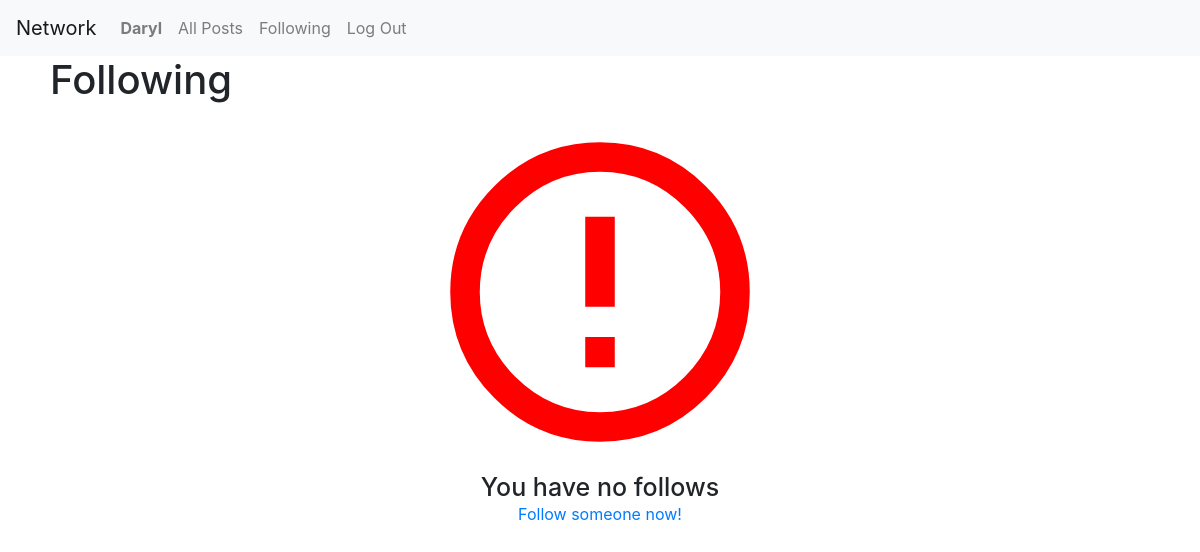
/follow (signed in), run on an earlier commit of the app's database.
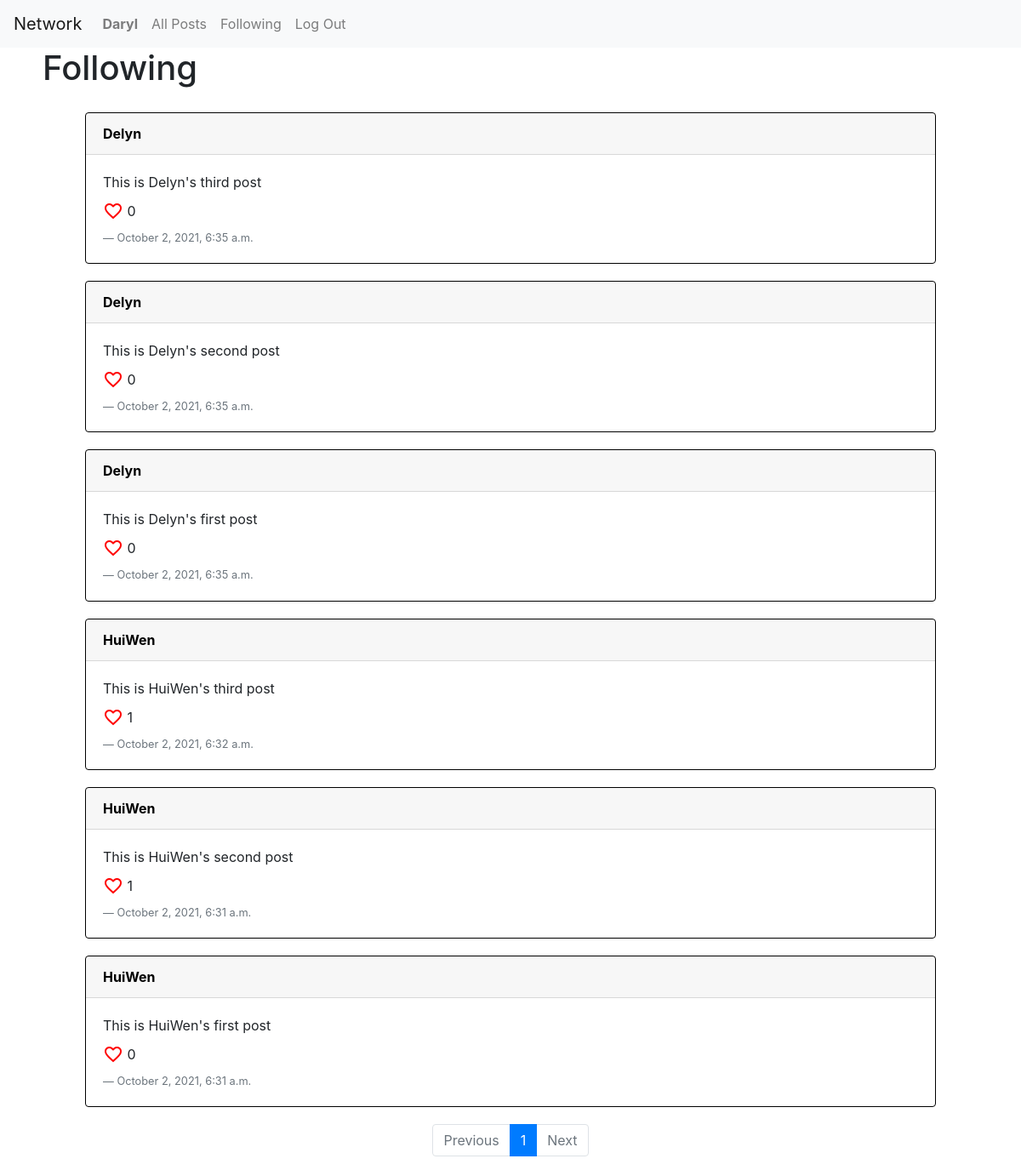
And on a later commit of the database.
### network/models.py (models this page shows, shortened)
class Post(models.Model):
    content = models.CharField(max_length=1000)
    user = models.ForeignKey(User, on_delete=CASCADE, related_name='posts')
    timestamp = models.DateTimeField(auto_now=True)

class User(AbstractUser):
    like = models.ManyToManyField('Post', blank=True, related_name='likes')
    following = models.ManyToManyField('User', blank=True, related_name='followers')

### network/views.py (the view)
# urls.py: path("follow", views.follow, name="follow"),
@login_required(login_url='login')
def follow(request):
    posts = []
    for user in request.user.following.all():
        for obj in Post.objects.filter(user = user):
            posts.append(obj)
    posts.sort(key=get_timestamp, reverse=True)
    posts = Paginator(posts, CONTENT_PER_PAGE)
    page_num = request.GET.get('page')
    page_obj = posts.get_page(page_num)
    return render(request, "network/following.html", {
        'page_obj': page_obj,
    })

### network/views.py (called while the page is built)
def get_timestamp(post):
    return post.timestamp

### network/templates/network/following.html (shortened to what this page needs)
{% extends 'network/layout.html' %}
{% block body %}
    <div class="following-title">
        <h1>Following</h1>
    </div>
    {% if page_obj %}
        {% include 'network/postList.html' %}
    {% else %}
        <div class="error-msg">
            <i class="material-icons">error_outline</i>
            <div class="error-msg-btm">
                <h4>You have no follows</h4>
                <a href="{% url 'index' %}">Follow someone now!</a>
            </div>
        </div>
    {% endif %}
{% endblock %}

### network/templates/network/postList.html (shortened to what this page needs)
<div id="postList-view">
    <div class="post-container">
        {% for post in page_obj.object_list %}
            <div class="card post-object">
                <a class="card-header post-user" href="{% url 'profile' post.user %}"><strong>{{ post.user }}</strong></a>
                <div class="card-body post-lower">
                    <div class="post-edit-edited">
                        <div class="post-content-edit-div">
                            <p class="post-content card-text">{{ post.content }}</p>
                        </div>
                    </div>
                    <div class="post-likes">
                        <span class="material-icons like-button" style="color: red;" data-info="{{ post.id }}">
                        </span>&nbsp;
                        <span class="post-likes-num" id="{{ post.id }}">{{ post.likes.count }}</span>
                    </div>
                    <p class="post-timestamp blockquote-footer">{{ post.timestamp| date:"F j, Y, P" }}</p>
                </div>
            </div>
        {% endfor %}
    </div>
    <nav aria-label="Page navigation example">
        <ul class="pagination justify-content-center">
            {% if page_obj.has_previous %}
                <li class="page-item"><a class="page-link" href="?page={{ page_obj.previous_page_number }}">Previous</a></li>
            {% elif not page_obj.has_previous %}
                <li class="page-item disabled"><a class="page-link" tabindex="-1" aria-disabled="true">Previous</a></li>
            {% endif %}
            {% for p in page_obj.paginator.page_range %}
                {% if p == page_obj.number %}
                    <li class="page-item active" aria-current="page"><span class="page-link">{{ p }}</span></li>
                {% else %}
                    <li class="page-item"><a class="page-link" href="?page={{ p }}">{{ p }}</a></li>
                {% endif %}
            {% endfor %}
            {% if page_obj.has_next %}
                <li class="page-item"><a class="page-link" href="?page={{ page_obj.next_page_number }}">Next</a></li>
            {% elif not page_obj.has_next %}
                <li class="page-item disabled"><a class="page-link" tabindex="-1" aria-disabled="true">Next</a></li>
            {% endif %}
        </ul>
    </nav>
</div>

What changed in the data, as far as the page shows it:
added Post: user "Delyn", content "This is Delyn's third post", likes.count "0", timestamp "October 2, 2021, 6:35 a.m."
added Post: user "Delyn", content "This is Delyn's second post", likes.count "0", timestamp "October 2, 2021, 6:35 a.m."
added Post: user "Delyn", content "This is Delyn's first post", likes.count "0", timestamp "October 2, 2021, 6:35 a.m."
added Post: user "HuiWen", content "This is HuiWen's third post", likes.count "1", timestamp "October 2, 2021, 6:32 a.m."
added Post: user "HuiWen", content "This is HuiWen's second post", likes.count "1", timestamp "October 2, 2021, 6:31 a.m."
added Post: user "HuiWen", content "This is HuiWen's first post", likes.count "0", timestamp "October 2, 2021, 6:31 a.m."
Also different on the page:
text no longer shown: "You have no follows Follow someone now!"
text now shown: "Previous Next"
new list line: "1"
